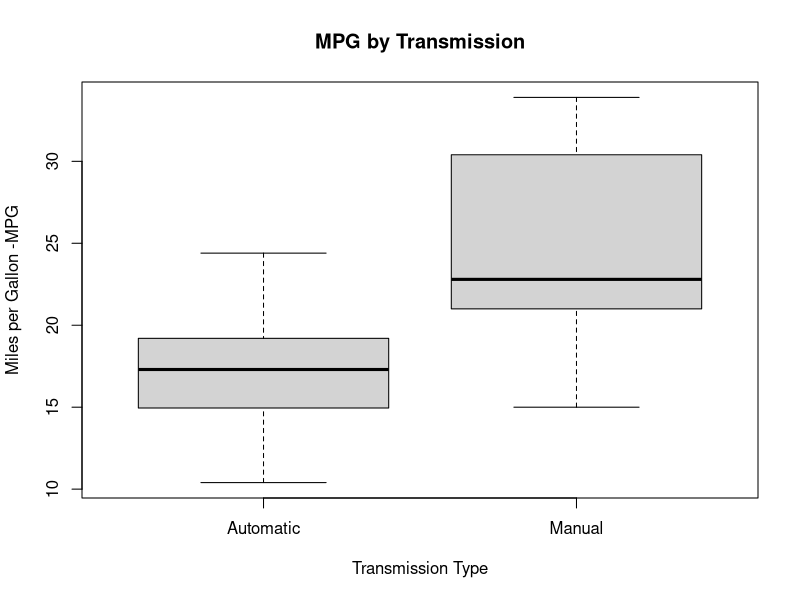
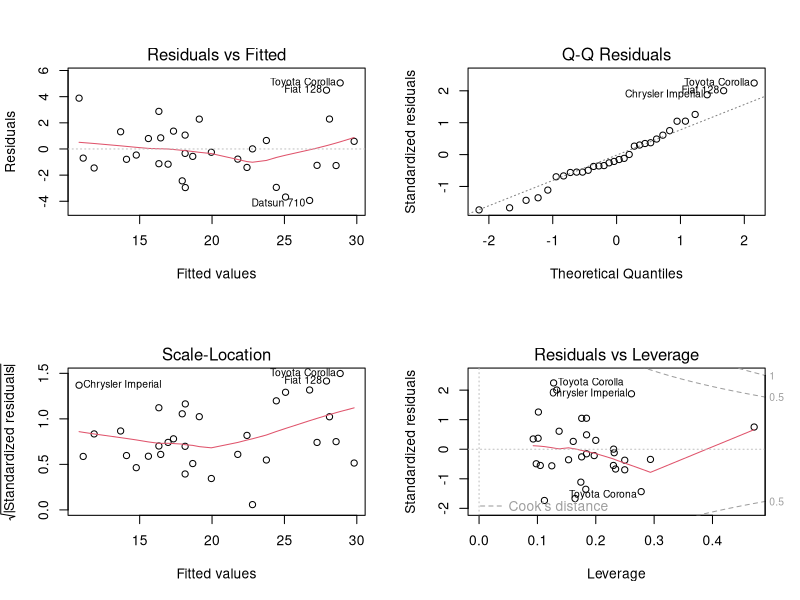

The R source for these figures, in order:
## ---- chunk 1
knitr::opts_chunk$set(echo = TRUE)
## ---- chunk 2
#load mtcars data set
data(mtcars)

#conver to factor variables
mtcars$cyl <- factor(mtcars$cyl)
mtcars$gear <- factor(mtcars$gear)
mtcars$vs <- factor(mtcars$vs)
mtcars$am <- factor(mtcars$am,labels=c('Automatic','Manual'))
mtcars$carb <- factor(mtcars$carb)
## ---- chunk 3
#mpg vs auto/manual plot
boxplot(mpg~am, data = mtcars, xlab = "Transmission Type", ylab = "Miles per Gallon -MPG",
        main = "MPG by Transmission")


## ---- chunk 4

#So that is our hypothesis, we can use T  test now: 
tRes <-t.test(mtcars$mpg~mtcars$am)

print(tRes)

## ---- chunk 5

#perform a linear regression against all other variables
regr <- lm(mpg~., mtcars)

compare =step(regr, direction = "both")
print(compare$coefficients)

#Residual plot
par(mfrow = c(2,2))
plot(compare)


